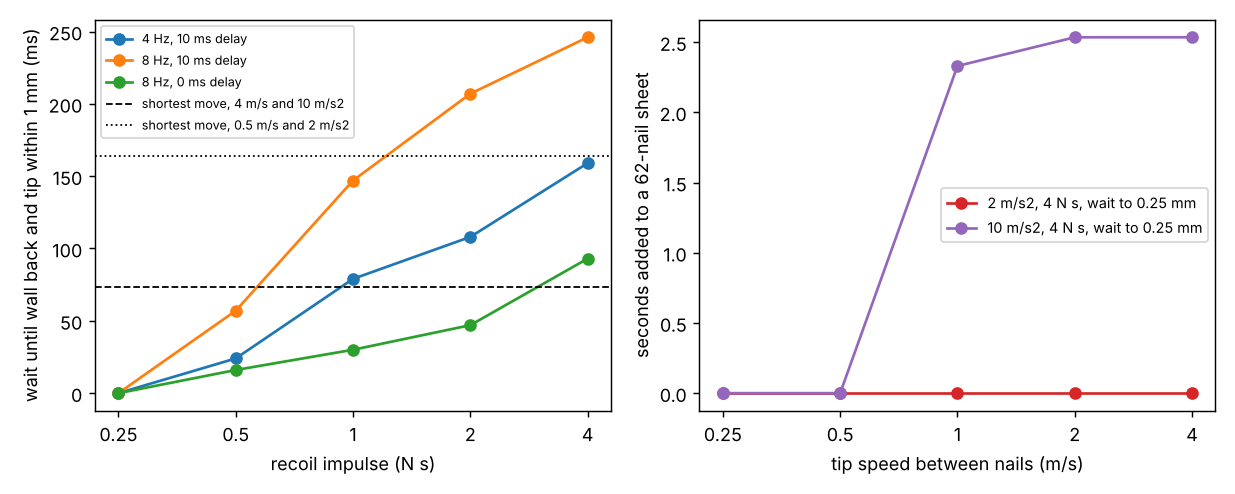

Reproduce this figure in Python.
"""Dwell after a shot against recoil impulse, with the move times between nails (reads results.json)."""
import json
from pathlib import Path

import matplotlib
matplotlib.use("Agg")
import matplotlib.pyplot as plt

HERE = Path(__file__).resolve().parent
D = json.loads((HERE / "results.json").read_text())
Js = [0.25, 0.5, 1.0, 2.0, 4.0]
fig, ax = plt.subplots(1, 2, figsize=(9.5, 3.8))
a = ax[0]
for loop, c in (((4, 10), "C0"), ((8, 10), "C1"), ((8, 0), "C2")):
    ys = [max(w["dwell_s"] for w in D["dwell"] if (w["f"], w["delay_ms"]) == loop and w["J"] == J and w["eps_mm"] == 1.0) for J in Js]
    a.plot(Js, [y * 1e3 for y in ys], "o-", color=c, label=f"{loop[0]} Hz, {loop[1]} ms delay")
for key, ls, lab in (("v4.0_a10.0", "--", "shortest move, 4 m/s and 10 m/s2"), ("v0.5_a2.0", ":", "shortest move, 0.5 m/s and 2 m/s2")):
    a.axhline(D["legs"][key]["min_leg_s"] * 1e3, color="k", ls=ls, lw=1, label=lab)
a.set_xscale("log"); a.set_xticks(Js); a.set_xticklabels([f"{j:g}" for j in Js]); a.set_xlabel("recoil impulse (N s)"); a.set_ylabel("wait until wall back and tip within 1 mm (ms)")
a.legend(fontsize=7, loc="upper left")
b = ax[1]
rows = [r for r in D["rows"] if r["eps_mm"] == 0.25 and r["s_stud_mm"] == 0.0]
base = {(r["pose"], r["f"], r["delay_ms"], r["J"], r["v"], r["acc"]): r["sheet_s"] for r in D["rows"] if r["eps_mm"] > 1e3 and r["s_stud_mm"] == 0.0}
for acc, c in ((2.0, "C3"), (10.0, "C4")):
    vs = sorted({r["v"] for r in rows})
    ys = [max(r["sheet_s"] - base[(r["pose"], r["f"], r["delay_ms"], r["J"], r["v"], r["acc"])] for r in rows if r["v"] == v and r["acc"] == acc and r["J"] == 4.0) for v in vs]
    b.plot(vs, ys, "o-", color=c, label=f"{acc:g} m/s2, 4 N s, wait to 0.25 mm")
b.set_xscale("log"); b.set_xticks(vs); b.set_xticklabels([f"{v:g}" for v in vs]); b.set_xlabel("tip speed between nails (m/s)"); b.set_ylabel("seconds added to a 62-nail sheet")
b.legend(fontsize=8)
for x in ax:
    x.minorticks_off()
fig.tight_layout()
fig.savefig(HERE / "figure.png", dpi=130)
